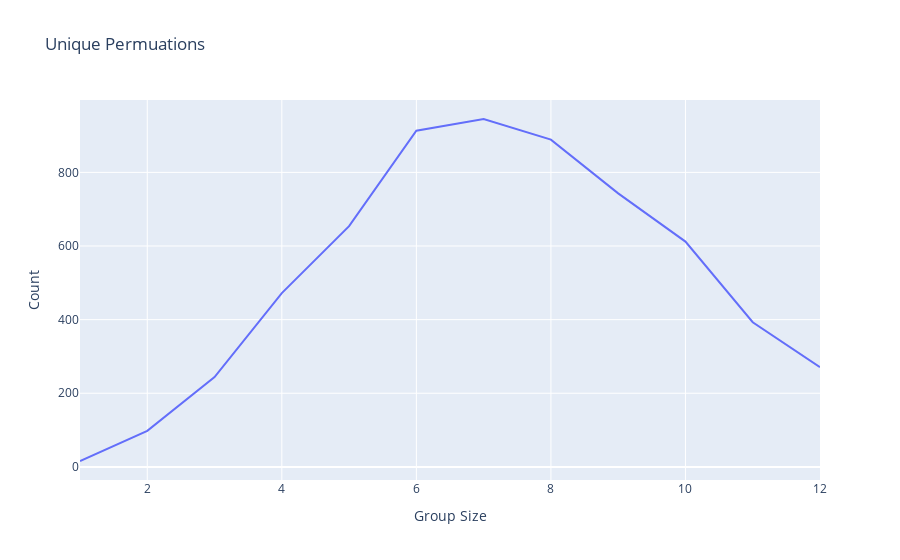

Write notebook code for a chart like this one.
### Markdown cell above
## ii) Plot

### Code cell
import plotly.express as px

px.line(df_permutation_count.reset_index(), x = "Group Size", y = "Count", title="Unique Permuations")

### Figure 1 — Plotly figure (JSON) as saved in the notebook; plotly's stock layout.template omitted (floating-point values rounded to 4 significant figures)
{"data": [{"hovertemplate": "Group Size=%{x}<br>Count=%{y}<extra></extra>", "legendgroup": "", "line": {"color": "#636efa", "dash": "solid"}, "mode": "lines", "name": "", "orientation": "v", "showlegend": false, "type": "scatter", "x": [1, 2, 3, 4, 5, 6, 7, 8, 9, 10, 11, 12], "xaxis": "x", "y": [16, 98, 244, 472, 654, 913, 945, 889, 743, 612, 393, 271], "yaxis": "y"}], "layout": {"legend": {"tracegroupgap": 0}, "title": {"text": "Unique Permuations"}, "xaxis": {"anchor": "y", "domain": [0, 1], "title": {"text": "Group Size"}}, "yaxis": {"anchor": "x", "domain": [0, 1], "title": {"text": "Count"}}}}
